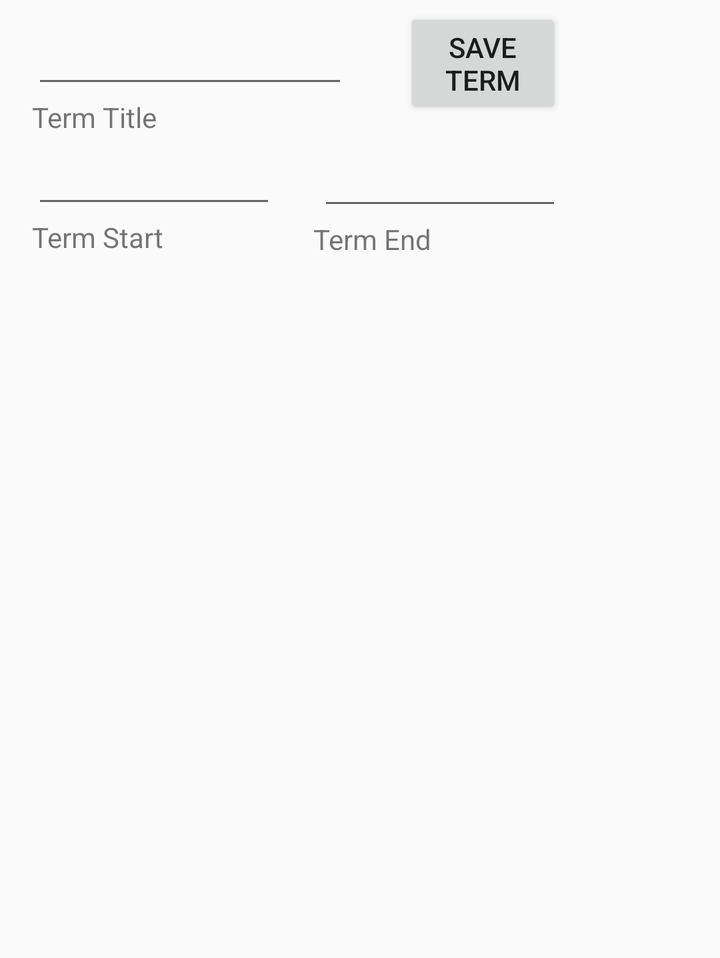
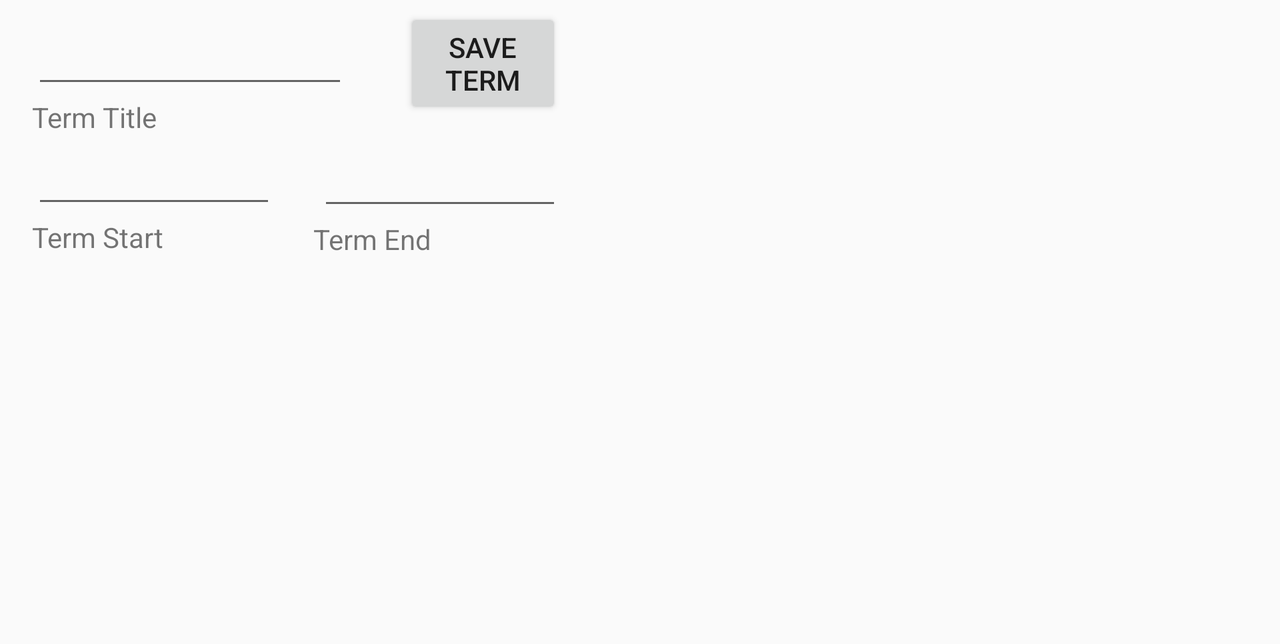

An Android layout and its configuration variant, each rendered on a device that would load it. The default file and the variant file are quoted in full after the pictures.
<!-- AndroidManifest.xml: application theme AppBaseTheme -->
<!-- res/layout/term_edit.xml -->
<?xml version="1.0" encoding="utf-8"?>
<android.support.constraint.ConstraintLayout xmlns:android="http://schemas.android.com/apk/res/android"
    xmlns:app="http://schemas.android.com/apk/res-auto"
    xmlns:tools="http://schemas.android.com/tools"
    android:id="@+id/constraintOuter"
    android:layout_width="match_parent"
    android:layout_height="wrap_content">

    <android.support.constraint.ConstraintLayout xmlns:android="http://schemas.android.com/apk/res/android"
        xmlns:app="http://schemas.android.com/apk/res-auto"
        xmlns:tools="http://schemas.android.com/tools"
        android:id="@+id/constraintInner"
        android:layout_width="386dp"
        android:layout_height="157dp"
        app:layout_constraintStart_toStartOf="parent"
        app:layout_constraintTop_toTopOf="parent">


        <Button
            android:id="@+id/btnSaveTerm"
            android:layout_width="79dp"
            android:layout_height="wrap_content"
            android:layout_marginStart="28dp"
            android:layout_marginTop="4dp"
            android:text="Save Term"
            app:layout_constraintStart_toEndOf="@+id/editTermTitle"
            app:layout_constraintTop_toTopOf="parent" />

        <TextView
            android:id="@+id/textViewTermTitle"
            android:layout_width="wrap_content"
            android:layout_height="19dp"
            android:layout_marginStart="16dp"
            android:text="Term Title"
            app:layout_constraintStart_toStartOf="parent"
            app:layout_constraintTop_toBottomOf="@+id/editTermTitle" />

        <EditText
            android:id="@+id/editTermStart"
            android:layout_width="122dp"
            android:layout_height="33dp"
            android:layout_marginStart="16dp"
            android:layout_marginTop="8dp"
            android:ems="10"
            android:inputType="textPersonName"
            android:selectAllOnFocus="false"
            android:singleLine="false"
            android:textSize="12sp"
            app:layout_constraintStart_toStartOf="parent"
            app:layout_constraintTop_toBottomOf="@+id/textViewTermTitle" />


        <TextView
            android:id="@+id/textViewTermStart"
            android:layout_width="wrap_content"
            android:layout_height="wrap_content"
            android:layout_marginStart="16dp"
            android:text="Term Start"
            app:layout_constraintStart_toStartOf="parent"
            app:layout_constraintTop_toBottomOf="@+id/editTermStart" />

        <EditText
            android:id="@+id/editTermEnd"
            android:layout_width="122dp"
            android:layout_height="34dp"
            android:layout_marginStart="21dp"
            android:layout_marginTop="27dp"
            android:ems="10"
            android:inputType="textPersonName"
            android:selectAllOnFocus="false"
            android:singleLine="false"
            android:textSize="12sp"
            app:layout_constraintStart_toEndOf="@+id/editTermStart"
            app:layout_constraintTop_toBottomOf="@+id/editTermTitle" />

        <TextView
            android:id="@+id/textViewTermEnd"
            android:layout_width="wrap_content"
            android:layout_height="wrap_content"
            android:layout_marginStart="75dp"
            android:text="Term End"
            app:layout_constraintStart_toEndOf="@+id/textViewTermStart"
            app:layout_constraintTop_toBottomOf="@+id/editTermEnd" />

        <EditText
            android:id="@+id/editTermTitle"
            android:layout_width="158dp"
            android:layout_height="42dp"
            android:layout_marginStart="16dp"
            android:layout_marginTop="7dp"
            android:ems="10"
            android:inputType="textPersonName"
            android:textSize="12sp"
            app:layout_constraintStart_toStartOf="parent"
            app:layout_constraintTop_toTopOf="parent" />

    </android.support.constraint.ConstraintLayout>

    <ListView
        android:id="@+id/course_assoc_listview"
        android:layout_width="383dp"
        android:layout_height="322dp"
        app:layout_constraintStart_toStartOf="parent"
        app:layout_constraintTop_toBottomOf="@+id/constraintInner" />
</android.support.constraint.ConstraintLayout>
<!-- resources referenced by this layout -->
<resources>
  <style name="AppBaseTheme" parent="@style/Theme.AppCompat.Light" />
</resources>
<!-- res/layout-land/term_edit.xml (the repository's variant of the layout above) -->
<!-- drawn on the phone turned sideways -->
<?xml version="1.0" encoding="utf-8"?>
<android.support.constraint.ConstraintLayout xmlns:android="http://schemas.android.com/apk/res/android"
    xmlns:app="http://schemas.android.com/apk/res-auto"
    xmlns:tools="http://schemas.android.com/tools"
    android:id="@+id/constraintOuter"
    android:layout_width="match_parent"
    android:layout_height="wrap_content">

    <android.support.constraint.ConstraintLayout xmlns:android="http://schemas.android.com/apk/res/android"
        xmlns:app="http://schemas.android.com/apk/res-auto"
        xmlns:tools="http://schemas.android.com/tools"
        android:id="@+id/constraintInner"
        android:layout_width="295dp"
        android:layout_height="157dp"
        app:layout_constraintStart_toStartOf="parent"
        app:layout_constraintTop_toTopOf="parent">


        <Button
            android:id="@+id/btnSaveTerm"
            android:layout_width="79dp"
            android:layout_height="wrap_content"
            android:layout_marginStart="28dp"
            android:layout_marginTop="4dp"
            android:text="Save Term"
            app:layout_constraintStart_toEndOf="@+id/editTermTitle"
            app:layout_constraintTop_toTopOf="parent" />

        <TextView
            android:id="@+id/textViewTermTitle"
            android:layout_width="wrap_content"
            android:layout_height="19dp"
            android:layout_marginStart="16dp"
            android:text="Term Title"
            app:layout_constraintStart_toStartOf="parent"
            app:layout_constraintTop_toBottomOf="@+id/editTermTitle" />

        <EditText
            android:id="@+id/editTermStart"
            android:layout_width="122dp"
            android:layout_height="33dp"
            android:layout_marginStart="16dp"
            android:layout_marginTop="8dp"
            android:ems="10"
            android:inputType="textPersonName"
            android:selectAllOnFocus="false"
            android:singleLine="false"
            android:textSize="12sp"
            app:layout_constraintStart_toStartOf="parent"
            app:layout_constraintTop_toBottomOf="@+id/textViewTermTitle" />


        <TextView
            android:id="@+id/textViewTermStart"
            android:layout_width="wrap_content"
            android:layout_height="wrap_content"
            android:layout_marginStart="16dp"
            android:text="Term Start"
            app:layout_constraintStart_toStartOf="parent"
            app:layout_constraintTop_toBottomOf="@+id/editTermStart" />

        <EditText
            android:id="@+id/editTermEnd"
            android:layout_width="122dp"
            android:layout_height="34dp"
            android:layout_marginStart="21dp"
            android:layout_marginTop="27dp"
            android:ems="10"
            android:inputType="textPersonName"
            android:selectAllOnFocus="false"
            android:singleLine="false"
            android:textSize="12sp"
            app:layout_constraintStart_toEndOf="@+id/editTermStart"
            app:layout_constraintTop_toBottomOf="@+id/editTermTitle" />

        <TextView
            android:id="@+id/textViewTermEnd"
            android:layout_width="wrap_content"
            android:layout_height="wrap_content"
            android:layout_marginStart="75dp"
            android:text="Term End"
            app:layout_constraintStart_toEndOf="@+id/textViewTermStart"
            app:layout_constraintTop_toBottomOf="@+id/editTermEnd" />

        <EditText
            android:id="@+id/editTermTitle"
            android:layout_width="158dp"
            android:layout_height="42dp"
            android:layout_marginStart="16dp"
            android:layout_marginTop="7dp"
            android:ems="10"
            android:inputType="textPersonName"
            android:textSize="12sp"
            app:layout_constraintStart_toStartOf="parent"
            app:layout_constraintTop_toTopOf="parent" />

    </android.support.constraint.ConstraintLayout>

    <ListView
        android:id="@+id/course_assoc_listview"
        android:layout_width="383dp"
        android:layout_height="322dp"
        app:layout_constraintStart_toEndOf="@+id/constraintInner"
        app:layout_constraintTop_toTopOf="parent" />
</android.support.constraint.ConstraintLayout>
